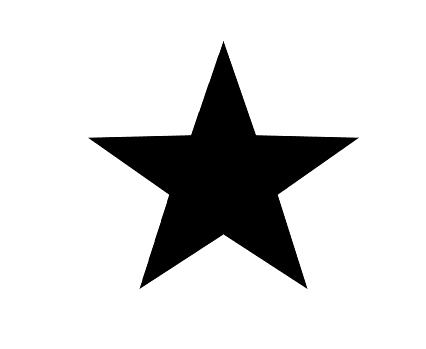
#> input picture test_image_1.png, 426 x 349 px
$ jupyter execute --allow-errors 'gps-track from picture.ipynb'
#> lines starting #> are read from the running program, lines starting #| are printed output that depends on the picture
[cell 1]
import requests

import matplotlib.pyplot as plt
import numpy as np
import cv2
import math

import geopandas as gpd
import geojson
from shapely.geometry import Point, LineString
import flexpolyline

[cell 2]
def image_to_corners(image):
#> called with image = 'test_image_1.png'
    img = cv2.imread(image)
#> img is the input picture: shape (349, 426, 3); min 0, max 255, mean 216
    gray = cv2.cvtColor(img, cv2.COLOR_BGR2GRAY)
    gray = np.float32(gray)

    corners = cv2.goodFeaturesToTrack(gray, 100, 0.0001, 10)
#> corners = 69 rows, first 8: [306, 287], [140, 287], [89, 138], [190, 134], [357, 138], [256, 134], [223, 235], [223, 42]
    corners = np.int0(corners)

    return corners

corners_1 = image_to_corners('test_image_1.png')
#> corners_1 has the same summary as corners in image_to_corners
corners_2 = image_to_corners('test_image_2.jpg')
#> call 2 of image_to_corners, with image = 'test_image_2.jpg'
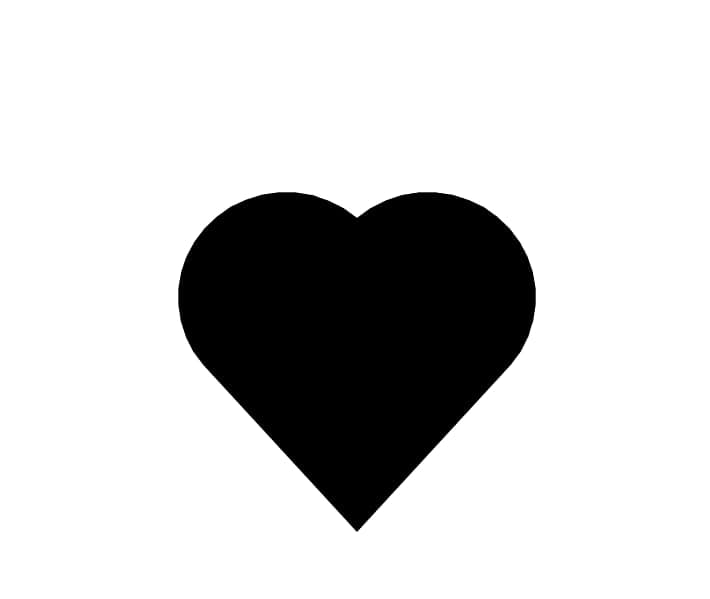
#> input picture test_image_2.jpg, 710 x 599 px
#> in image_to_corners, img is the input picture: shape (599, 710, 3); min 0, max 255, mean 206.9
#> in image_to_corners (call 2), `corners = cv2.goodFeaturesToTrack(gray, 100, 0.0001, 10)`: corners = 86 rows, first 8: [357, 530], [357, 216], [343, 208], [400, 195], [327, 200], [532, 272], [193, 351], [527, 256]
#> corners_2 has the same summary as corners in image_to_corners
corners_3 = image_to_corners('test_image_3.jpg')
#> call 3 of image_to_corners, with image = 'test_image_3.jpg'
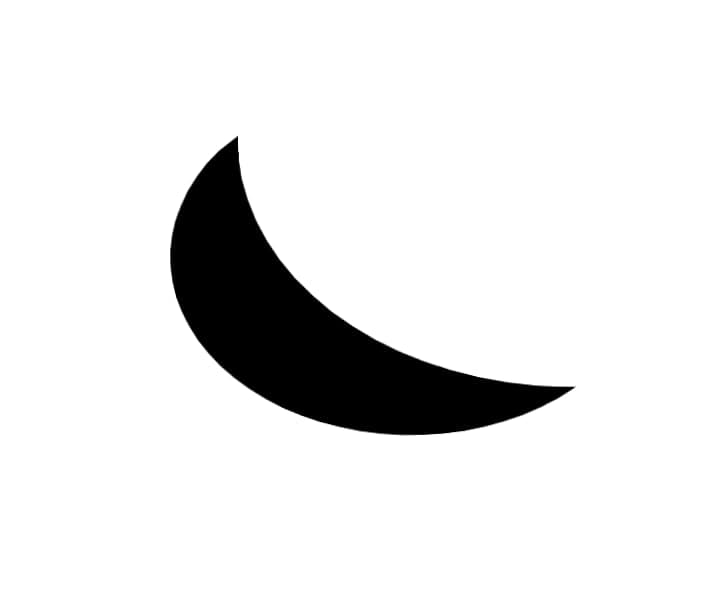
#> input picture test_image_3.jpg, 710 x 599 px
#> in image_to_corners, img is the input picture: shape (599, 710, 3); min 0, max 255, mean 231
#> in image_to_corners (call 3), `corners = cv2.goodFeaturesToTrack(gray, 100, 0.0001, 10)`: corners = 84 rows, first 8: [237, 136], [573, 387], [238, 151], [176, 297], [343, 320], [477, 376], [170, 248], [285, 409]
#> corners_3 has the same summary as corners in image_to_corners

[cell 3]
squeezed_1 = corners_1.squeeze().tolist()
#> squeezed_1 = 69 pairs, first value 89 to 357, second value 42 to 287
squeezed_2 = corners_2.squeeze().tolist()
#> squeezed_2 = 86 pairs, first value 178 to 535, second value 192 to 535
squeezed_3 = corners_3.squeeze().tolist()
#> squeezed_3 = 84 pairs, first value 170 to 573, second value 136 to 435

[cell 4]
def distance(P1, P2):
    """
    To compute the distance between 2 points defined by
    P1 = (x1, y1) and P2 = (x2, y2)
    """
    return ((P1[0] - P2[0])**2 + (P1[1] - P2[1])**2)**0.5


def optimized_path(coords, start=None):
    """
    To find the nearest point to a point.
    Coords format: [ [x1, y1], [x2, y2], ... ]
    """
    if start is None:
        start = coords[0]
#> start = [306, 287]
    pass_by = coords
#> pass_by has the same summary as squeezed_1 outside optimized_path
    path = [start]
#> path = [[306, 287]]
    pass_by.remove(start)
    while pass_by:
        nearest = min(pass_by, key=lambda x: distance(path[-1], x))
        path.append(nearest)
        pass_by.remove(nearest)
#> this loop made 68 passes
#> nearest on passes 1 to 12: [297, 282], [302, 272], [297, 256], [291, 237], [285, 218], [281, 206], [278, 195], [286, 188], [296, 181], [309, 172], [318, 165], [329, 158]
#> after the loop, pass_by = []; path has the same summary as squeezed_1 outside optimized_path
    return path

[cell 5]
path_1 = optimized_path(squeezed_1)
#> path_1 has the same summary as squeezed_1
path_2 = optimized_path(squeezed_2)
#> the loop in optimized_path (call 2), `while pass_by:` made 85 passes
#> nearest on passes 1 to 12: [367, 535], [368, 519], [376, 511], [377, 496], [388, 497], [397, 487], [407, 487], [410, 473], [400, 472], [419, 463], [424, 448], [434, 449]
#> path_2 has the same summary as squeezed_2
path_3 = optimized_path(squeezed_3)
#> path_3 has the same summary as squeezed_3

[cell 6]
x_1 = np.array([i[0] for i in path_1])
#> x_1 = 69 values, max 357 at index 67, min 89 at index 68, mean 222
y_1 = np.array([i[1] for i in path_1])
#> y_1 = 69 values, max 287 at index 0, min 42 at index 27, mean 181.1
matrix_1 = np.array([x_1, -y_1])

x_2 = np.array([i[0] for i in path_2])
#> x_2 = 86 values, max 535 at index 28, min 178 at index 62, mean 352
y_2 = np.array([i[1] for i in path_2])
#> y_2 = 86 values, max 535 at index 1, min 192 at index 38, mean 343.4

matrix_2 = np.array([x_2, -y_2])

x_3 = np.array([i[0] for i in path_3])
#> x_3 = 84 values, max 573 at index 49, min 170 at index 11, mean 323.4
y_3 = np.array([i[1] for i in path_3])
#> y_3 = 84 values, max 435 at index 36, min 136 at index 0, mean 322.1

matrix_3 = np.array([x_3, -y_3])

[cell 7]
meters = 10

# Координаты в системе координат EPSG:3857

x_original_point = float(input("Введите широту в формате EPSG 3857: "))
#> the answer given: 3
y_original_point = float(input("Введите долготу в формате EPSG 3857: "))
#> the answer given: 3

mx_1 = x_1 * meters + x_original_point
#> mx_1 = 69 values, max 3573 at index 67, min 893 at index 68, mean 2222.6
my_1 = y_1 * -meters + y_original_point
#> my_1 = 69 values, max -417 at index 27, min -2867 at index 0, mean -1808.3

mxy_1 = list(zip(mx_1, my_1))
#> mxy_1 = 69 pairs, first value 893 to 3573, second value -2867 to -417

#> (the rest of this cell did not finish here and is left out)
